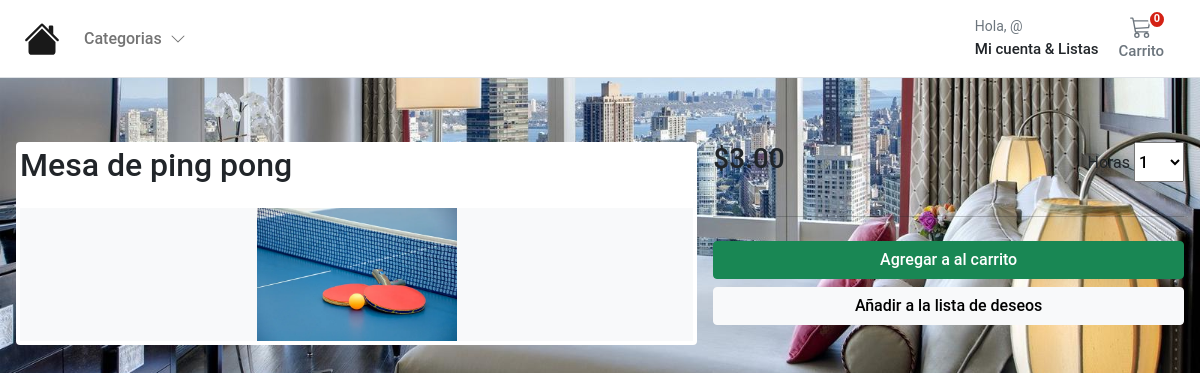
The page /mesa on the database its author committed.
### store/models.py (models this page shows, shortened)
class Product(models.Model):
    product_type = models.ForeignKey(ProductType, verbose_name=_("Tipo"),on_delete=models.RESTRICT)
    category = models.ForeignKey(Category,verbose_name=_("Abreviacion"), on_delete=models.RESTRICT)
    title = models.CharField(
        verbose_name=_("Area"),
        max_length=255,
    )
    description = models.TextField(verbose_name=_("Descripcion"), blank=True)
    slug = models.SlugField(max_length=255)
    regular_price = models.DecimalField(
        verbose_name=_("Precio"),
        help_text=_("Maximo de $999"),
        error_messages={
            "name": {
                "max_length": _(""),
            },
        },
        max_digits=5,
        decimal_places=2,
    )
    discount_price = models.DecimalField(
        verbose_name=_("Descuento Disponible"),
        help_text=_("Maximo $999.99"),
        error_messages={
            "name": {
                "max_length": _(""),
            },
        },
        max_digits=5,
        decimal_places=2,
    )
    is_active = models.BooleanField(
        verbose_name=_("¿Area Privada?"),
        help_text=_(""),
        default=True,
    )
    created_at = models.DateTimeField(_("Created at"), auto_now_add=True, editable=False)
    updated_at = models.DateTimeField(_("Updated at"), auto_now=True)
    users_wishlist = models.ManyToManyField(settings.AUTH_USER_MODEL, related_name="user_wishlist", blank=True)
    class Meta:
        ordering = ("-created_at",)
        verbose_name = _("Product")
        verbose_name_plural = _("Products")

class ProductImage(models.Model):
    product = models.ForeignKey(Product, on_delete=models.CASCADE, related_name="product_image")
    image = models.ImageField(
        verbose_name=_("image"),
        help_text=_("Upload a product image"),
        upload_to="images/",
        default="images/default.png",
    )
    alt_text = models.CharField(
        verbose_name=_("Alturnative text"),
        help_text=_("Please add alturnative text"),
        max_length=255,
        null=True,
        blank=True,
    )
    is_feature = models.BooleanField(default=False)
    created_at = models.DateTimeField(auto_now_add=True, editable=False)
    updated_at = models.DateTimeField(auto_now=True)
    class Meta:
        verbose_name = _("Imagen Referencial")
        verbose_name_plural = _("Imagen Referencial")

### store/views.py (the view)
# urls.py: path('<slug:slug>', views.product_detail, name='product_detail'),
def product_detail(request, slug):
    product = get_object_or_404(Product, slug=slug, is_active=True)
    return render(request, "store/single.html", {"product": product})

### basket/basket.py (called while the page is built)
    def __len__(self):
        return sum(item["qty"] for item in self.basket.values())

### basket/context_processors.py (called while the page is built)
def basket(request):
    return {'basket': Basket(request)}

### store/context_processors.py (called while the page is built)
def categories(request):
    return {"categories": Category.objects.filter(level=0)}

### store/models.py (called while the page is built)
    def get_absolute_url(self):
        return reverse("store:category_list", args=[self.slug])

### templates/store/single.html (shortened to what this page needs)
{% extends "../base.html" %}
{% load static %}
{% block stylesheet %}{% static 'store/css/store.css' %}{% endblock %}
{% block content %}
<body>
<div class="container">
  <div class="row g-3">
    <div class="col-md-5 ps-3 col-lg-5 order-md-last p-0 order-1">
      <div class="d-grid gap-2">
        <div class="d-flex d-flex-inline justify-content-between">
          <div><span class="h3">${{ product.regular_price }}</span>
          </div>
          <div>
            <label for="select">Horas</label>
            <select id="select" class="h6 store-select-dropdown">
              <option value="1">1</option>
            </select>
          </div>
        </div>
        <hr>
        <button type="button" id="add-button" value="{{product.id}}" class="btn btn-success fw500">Agregar a al carrito</button>
        <a href="{% url "account:user_wishlist" product.id  %}" class="btn btn-light fw500" role="button" aria-disabled="true">Añadir a la lista de deseos</a>
      </div>
    </div>
    <div class="col-md-7 col-lg-7 p-0">
      <div class="card mb-3 border-0">
        <div class="row g-0">
          <div class="col-md-12">
            <div class="card-body p-1">
              <h1 class="mb-0 h2 pe-4 pb-4">{{ product.title }}</h1>
              <div class="bg-light">
                {% for image in product.product_image.all %}
                {% if image.is_feature %}
                <img class="img-fluid mx-auto d-block" width="200px" alt="Responsive image" src="{{ image.image.url }}"
                  alt="{{ image.image.alt_text }}">
                {% else %}
                <img class="img-fluid d-block-inline pt-3" width="100px" alt="Responsive image"
                  src="{{ image.image.url }}" alt="{{ image.image.alt_text }}">
                {% endif %}
                {% endfor %}
              </div>
            </div>
          </div>
        </div>
      </div>
    </div>
  </div>
</body>
  {% endblock %}

### static/core/css/base.css (style rules this page uses)
@media (min-width: 1000px) { .container { max-width: 1000px; } }
@media (max-width: 1200px) { .container { max-width: 100%; padding: 0 24px; } }
body { background-color: #EDF2F7; font-family: 'Open Sans', sans-serif; background: url('../../store/css/photographer.jpg') center / cover; }
html, body, p, div { letter-spacing: -0.02px; font-family: 'Roboto', sans-serif; }
.fw500 { font-weight: 500; }

### static/store/css/store.css (style rules this page uses)
.store-select-dropdown { width: 50px; height: 40px; }

### rows shown on the page
Product: regular_price "3.00", title "Mesa de ping pong"
ProductImage: image (picture)
